Frame 1 (no input): blank canvas, image omitted
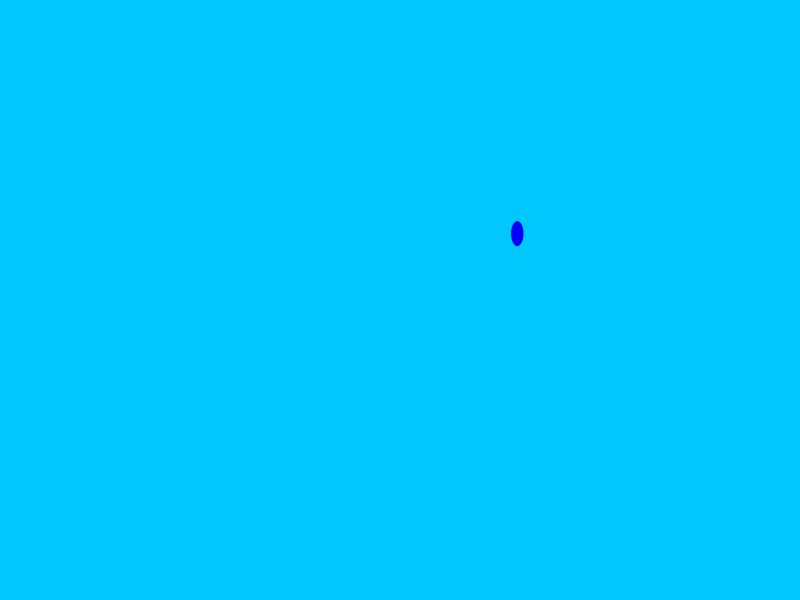
Frame 60 (the mouse pressed at the canvas centre just before this capture)
Frame 120 (the mouse held since frame 60 and released just before this capture): blank canvas, image omitted

The Processing sketch that drew this single still picture (run headless with seeded random() and noise(); from frame 60 on, the mouse is pressed at the canvas centre):

// Processing sketch: raindropGameCode
// ── raindropGameCode.pde
PVector mouse;   //declare a P
Raindrop r;      //declare a new Raindrop called r

// On your own, create an array of Raindrop objects instead of just one
// Use the array instead of the single object
// You can start out by just using the single Raindrop as you test


void setup() {
  size(800, 600);
  mouse = new PVector();                //initialize mouse PVector. value is irrelevant since it will be set at the start of void draw(){}
  r = new Raindrop(random(width), 0);   //Initialize r. The parameters used are the initial x and y positions
}

void draw() {
  mouse.set(mouseX, mouseY);             //set value of mouse as mouseX,mouseY
  background(0, 200, 255);
  r.fall();         //make the raindrop fall. It should accelerate as if pulled towards the ground by earth's gravity
  r.display();      //display the raindrop
  /*if (r.isInContactWith(mouse)) {      //check to see if the raindrop is in contact with the point represented by the PVector called mouse
    r.reset();                         //if it is, reset the raindrop
  }*/
  if (r.loc.y > height + r.diam/2) {     //check to see if the raindrop goes below the bottom of the screen
    r.reset();                           //if it does, reset the raindrop
  }
}
// ── Raindropclass.pde
class Raindrop {
  PVector loc;
  PVector vel;
  float diam, locx, locy, grav;

  Raindrop(float locx, float locy) {
    loc = new PVector(locx, locy);
    vel = new PVector(0, 1);
    diam = 25;
    grav = 0.0981;
  }
  void fall() {
    loc.add(vel);
    vel.y += grav;
  }
  void display() {
    noStroke();
    fill(0, 0, 255);
    ellipse(loc.x, loc.y, diam/2, diam);
  }
  void reset() {
    loc.x = random(width);
    loc.y = 0;
    vel.y = 1;
   }
   /*boolean isInContactWith(PVector bucket){
   
   }*/
}
